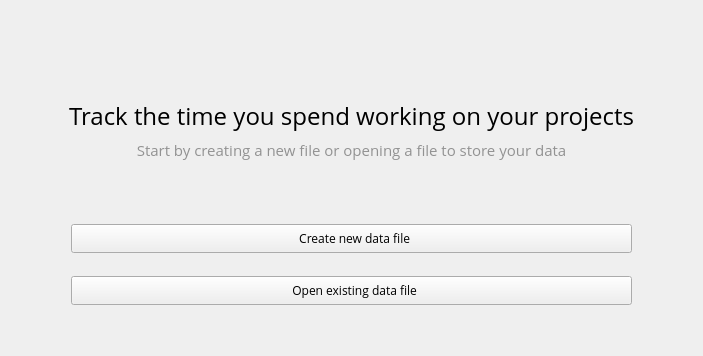
<?xml version="1.0" encoding="UTF-8"?>
<ui version="4.0">
 <class>options_menu_widget</class>
 <widget class="QWidget" name="options_menu_widget">
  <property name="geometry">
   <rect>
    <x>0</x>
    <y>0</y>
    <width>703</width>
    <height>356</height>
   </rect>
  </property>
  <property name="font">
   <font>
    <family>Open Sans</family>
   </font>
  </property>
  <property name="windowTitle">
   <string>Options Menu</string>
  </property>
  <layout class="QVBoxLayout" name="verticalLayout_4">
   <item>
    <layout class="QVBoxLayout" name="verticalLayout_3">
     <item>
      <spacer name="verticalSpacer_2">
       <property name="orientation">
        <enum>Qt::Vertical</enum>
       </property>
       <property name="sizeType">
        <enum>QSizePolicy::Expanding</enum>
       </property>
       <property name="sizeHint" stdset="0">
        <size>
         <width>547</width>
         <height>20</height>
        </size>
       </property>
      </spacer>
     </item>
     <item>
      <widget class="QLabel" name="label">
       <property name="minimumSize">
        <size>
         <width>0</width>
         <height>0</height>
        </size>
       </property>
       <property name="font">
        <font>
         <family>Open Sans</family>
         <pointsize>18</pointsize>
        </font>
       </property>
       <property name="text">
        <string>Track the time you spend working on your projects</string>
       </property>
       <property name="scaledContents">
        <bool>true</bool>
       </property>
       <property name="alignment">
        <set>Qt::AlignCenter</set>
       </property>
       <property name="wordWrap">
        <bool>false</bool>
       </property>
      </widget>
     </item>
     <item>
      <widget class="QLabel" name="label_2">
       <property name="font">
        <font>
         <pointsize>11</pointsize>
        </font>
       </property>
       <property name="styleSheet">
        <string notr="true">color:rgba(0,0,0,99)</string>
       </property>
       <property name="text">
        <string>Start by creating a new file or opening a file to store your data</string>
       </property>
       <property name="alignment">
        <set>Qt::AlignCenter</set>
       </property>
      </widget>
     </item>
    </layout>
   </item>
   <item>
    <layout class="QHBoxLayout" name="horizontalLayout">
     <item>
      <spacer name="horizontalSpacer">
       <property name="orientation">
        <enum>Qt::Horizontal</enum>
       </property>
       <property name="sizeType">
        <enum>QSizePolicy::Minimum</enum>
       </property>
       <property name="sizeHint" stdset="0">
        <size>
         <width>60</width>
         <height>20</height>
        </size>
       </property>
      </spacer>
     </item>
     <item>
      <layout class="QVBoxLayout" name="verticalLayout">
       <item>
        <layout class="QVBoxLayout" name="verticalLayout_2">
         <item>
          <spacer name="verticalSpacer_4">
           <property name="orientation">
            <enum>Qt::Vertical</enum>
           </property>
           <property name="sizeType">
            <enum>QSizePolicy::Expanding</enum>
           </property>
           <property name="sizeHint" stdset="0">
            <size>
             <width>547</width>
             <height>57</height>
            </size>
           </property>
          </spacer>
         </item>
         <item>
          <widget class="QPushButton" name="push_button_create_file">
           <property name="layoutDirection">
            <enum>Qt::LeftToRight</enum>
           </property>
           <property name="autoFillBackground">
            <bool>false</bool>
           </property>
           <property name="styleSheet">
            <string notr="true">padding:5</string>
           </property>
           <property name="text">
            <string>  Create new data file</string>
           </property>
           <property name="icon">
            <iconset theme="document-new">
             <normaloff>../../../../../</normaloff>../../../../../</iconset>
           </property>
           <property name="iconSize">
            <size>
             <width>30</width>
             <height>30</height>
            </size>
           </property>
           <property name="shortcut">
            <string>Ctrl+N</string>
           </property>
          </widget>
         </item>
         <item>
          <spacer name="verticalSpacer">
           <property name="orientation">
            <enum>Qt::Vertical</enum>
           </property>
           <property name="sizeType">
            <enum>QSizePolicy::Minimum</enum>
           </property>
           <property name="sizeHint" stdset="0">
            <size>
             <width>17</width>
             <height>17</height>
            </size>
           </property>
          </spacer>
         </item>
         <item>
          <widget class="QPushButton" name="push_button_open_file">
           <property name="layoutDirection">
            <enum>Qt::LeftToRight</enum>
           </property>
           <property name="autoFillBackground">
            <bool>false</bool>
           </property>
           <property name="styleSheet">
            <string notr="true">padding:5</string>
           </property>
           <property name="text">
            <string>  Open existing data file</string>
           </property>
           <property name="icon">
            <iconset theme="document-open">
             <normaloff>../../../../../</normaloff>../../../../../</iconset>
           </property>
           <property name="iconSize">
            <size>
             <width>30</width>
             <height>30</height>
            </size>
           </property>
           <property name="shortcut">
            <string>Ctrl+O</string>
           </property>
           <property name="flat">
            <bool>false</bool>
           </property>
          </widget>
         </item>
        </layout>
       </item>
       <item>
        <spacer name="verticalSpacer_3">
         <property name="orientation">
          <enum>Qt::Vertical</enum>
         </property>
         <property name="sizeHint" stdset="0">
          <size>
           <width>20</width>
           <height>40</height>
          </size>
         </property>
        </spacer>
       </item>
      </layout>
     </item>
     <item>
      <spacer name="horizontalSpacer_2">
       <property name="orientation">
        <enum>Qt::Horizontal</enum>
       </property>
       <property name="sizeType">
        <enum>QSizePolicy::Minimum</enum>
       </property>
       <property name="sizeHint" stdset="0">
        <size>
         <width>60</width>
         <height>20</height>
        </size>
       </property>
      </spacer>
     </item>
    </layout>
   </item>
  </layout>
 </widget>
 <resources/>
 <connections/>
</ui>
